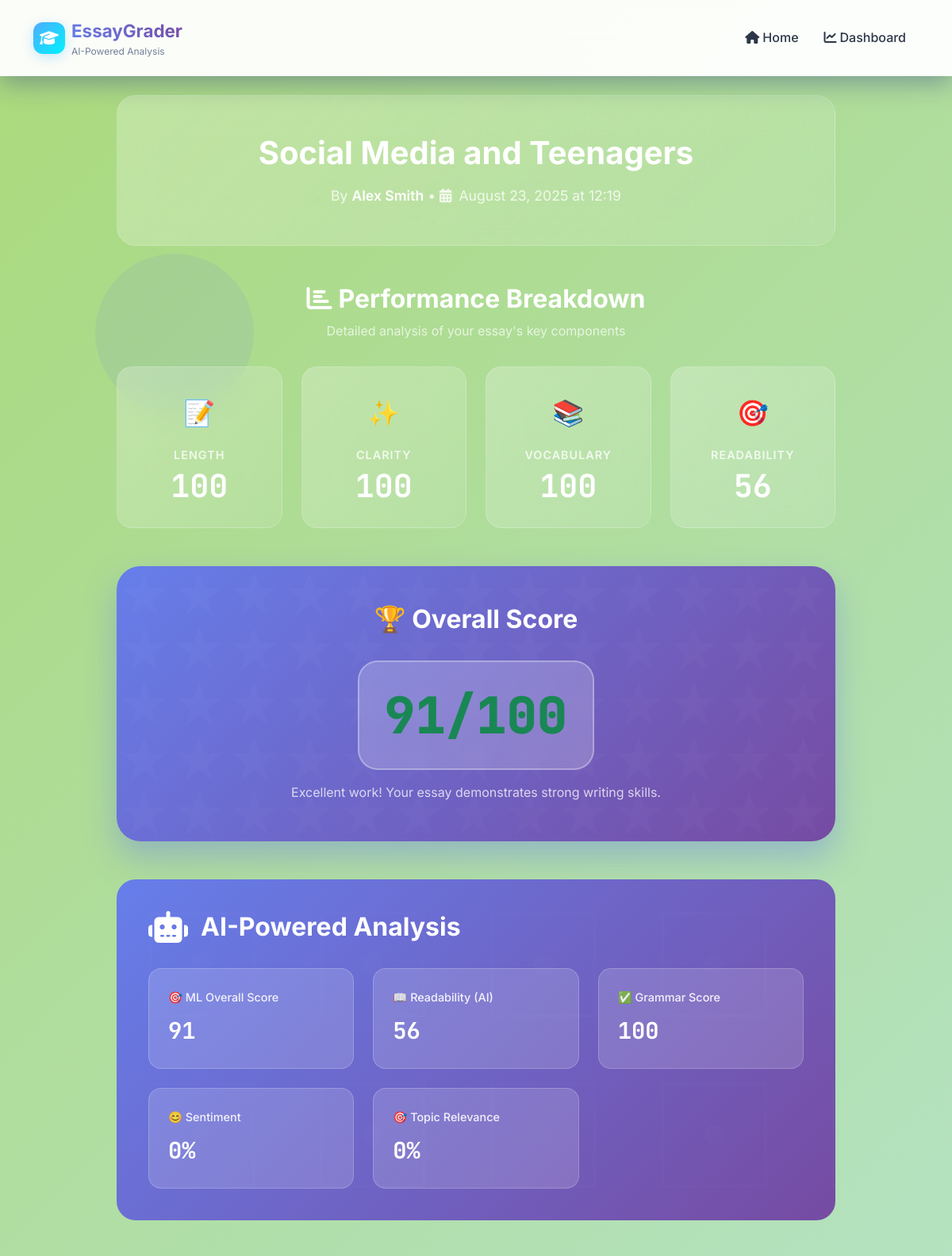
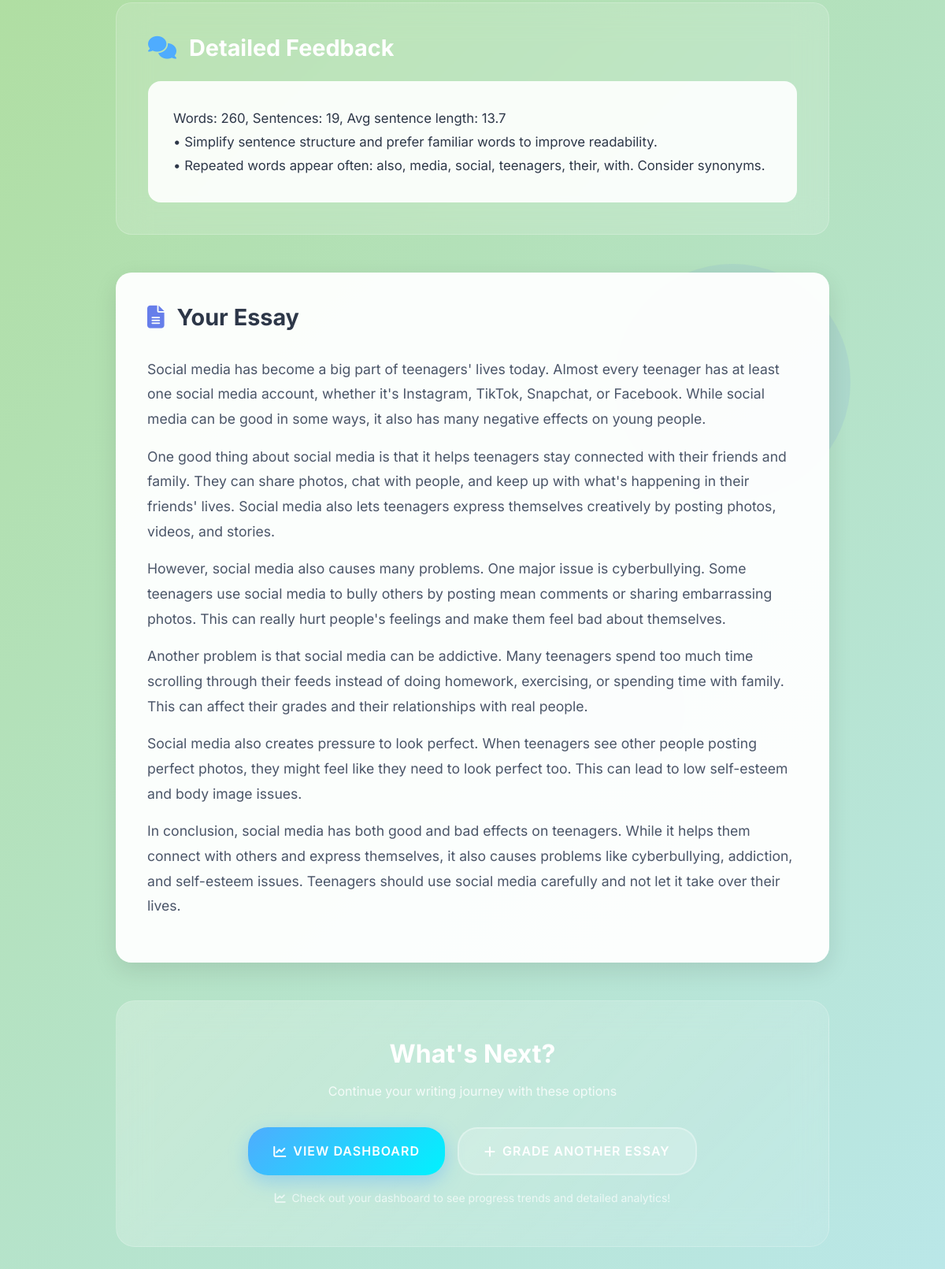
The page /essay/8/ on the database its author committed (2 pictures, top to bottom).
### essays/models.py (models this page shows, shortened)
class Essay(models.Model):
    title = models.CharField(max_length=200)
    student_name = models.CharField(max_length=100, blank=True, null=True)
    content = models.TextField()
    score_length = models.FloatField(default=0)
    score_clarity = models.FloatField(default=0)
    score_vocabulary = models.FloatField(default=0)
    score_readability = models.FloatField(default=0)
    score_overall = models.FloatField(default=0)
    feedback = models.TextField(blank=True, null=True)
    analysis = models.JSONField(default=dict, blank=True, null=True)
    created_at = models.DateTimeField(auto_now_add=True)

### essays/views.py (the view)
# urls.py: path('essay/<int:pk>/', views.essay_detail, name='detail'),
def essay_detail(request, pk):
    essay = get_object_or_404(Essay, pk=pk)
    ai_analysis = {}
    text = essay.content
    try:
        ai_analysis['readability'] = readability_metrics(text).get("readability_score", 0)
    except Exception as e:
        print(f"Readability error: {e}")
        ai_analysis['readability'] = 0
    try:
        ai_analysis['sentiment'] = sentiment_score(text).get("positivity", 0)
    except Exception as e:
        print(f"Sentiment error: {e}")
        ai_analysis['sentiment'] = 0
    try:
        grammar_result = grammar_suggestions(text)
        ai_analysis['grammar'] = {
            "score": grammar_result.get("grammar_score", 0),
            "issues": [i['message'] for i in grammar_result.get("issues", [])]
        }
    except Exception as e:
        print(f"Grammar error: {e}")
        ai_analysis['grammar'] = {"score": 0, "issues": []}
    try:
        ai_analysis['topic_relevance'] = topic_relevance(text, essay.title)
    except Exception as e:
        print(f"Topic relevance error: {e}")
        ai_analysis['topic_relevance'] = 0
    try:
        ml_overall, _ = ml_score(text)
        ai_analysis['ml_overall'] = ml_overall
    except Exception as e:
        print(f"ML score error: {e}")
        ai_analysis['ml_overall'] = essay.score_overall
    essay.analysis = ai_analysis
    return render(request, 'essays/detail.html', {'essay': essay})

### essays/ai.py (called while the page is built)
def readability_metrics(text: str) -> Dict[str, float]:
    if not text or len(text.split()) < 5:
        return {"flesch": 0.0, "grade_level": 0.0, "readability_score": 0.0}
    flesch = textstat.flesch_reading_ease(text)
    flesch_scaled = max(0, min(100, flesch))
    grade = textstat.text_standard(text, float_output=True)
    grade_scaled = 100 - max(0, min(100, (grade - 5) * (100 / 15.0)))
    readability = 0.6 * flesch_scaled + 0.4 * grade_scaled
    return {
        "flesch": round(flesch, 2),
        "grade_level": round(grade, 2),
        "readability_score": round(readability, 2),
    }

def sentiment_score(text: str) -> Dict[str, float]:
    if not text or len(text.split()) < 3:
        return {"compound": 0.0, "positivity": 50.0}
    s = _ANALYZER.polarity_scores(text)
    comp = s["compound"]
    positivity = round((comp + 1) * 50, 2)
    return {"compound": round(comp, 3), "positivity": positivity}

def topic_relevance(text: str, topic: Optional[str] = None, keywords: Optional[List[str]] = None) -> float:
    if not topic and not keywords:
        return 50.0
    target = (topic or "") + " " + (" ".join(keywords) if keywords else "")
    docs = [text, target]
    vec = TfidfVectorizer(stop_words="english", ngram_range=(1, 2), min_df=1)
    X = vec.fit_transform(docs)
    sim = cosine_similarity(X[0], X[1])[0][0]
    return round(sim * 100, 2)

def _extract_features(text: str) -> Dict[str, float]:
    words = text.split()
    sentences = [s for s in text.replace("?", ".").replace("!", ".").split(".") if s.strip()]
    uniq = len(set(w.lower().strip(".,;:!?\"'()[]{}")) for w in words) if words else 0
    avg_sent_len = (len(words) / len(sentences)) if sentences else 0
    type_token_ratio = (uniq / len(words) * 100) if words else 0
    read = readability_metrics(text)
    sent = sentiment_score(text)
    gram = grammar_suggestions(text)
    return {
        "word_count": len(words),
        "avg_sentence_len": avg_sent_len,
        "type_token_ratio": type_token_ratio,
        "readability": read["readability_score"],
        "sentiment": sent["positivity"],
        "grammar": gram["grammar_score"],
        "issue_count": len(gram["issues"]),
    }

### templates/essays/detail.html (shortened to what this page needs)
{% extends 'base.html' %}
{% block content %}
<div class="container">
  <div class="row justify-content-center">
    <div class="col-lg-10">
      <div class="essay-header">
        <h1 class="essay-title">{{ essay.title }}</h1>
        <div class="essay-meta">
          <p class="mb-0">
            By <strong>{{ essay.student_name|default:'Anonymous Student' }}</strong> •
            <i class="fas fa-calendar-alt me-1"></i>
            {{ essay.created_at|date:"F d, Y \a\t H:i" }}
          </p>
        </div>
      </div>
      <div class="metrics-section">
        <div class="metrics-title">
          <h3><i class="fas fa-chart-bar me-2"></i>Performance Breakdown</h3>
          <p>Detailed analysis of your essay's key components</p>
        </div>
        <div class="row g-4">
          <div class="col-lg-3 col-md-6">
            <div class="metric-card">
              <div class="metric-icon">📝</div>
              <span class="metric-label">Length</span>
              <strong class="metric-value">{{ essay.score_length|floatformat:0 }}</strong>
            </div>
          </div>
          <div class="col-lg-3 col-md-6">
            <div class="metric-card">
              <div class="metric-icon">✨</div>
              <span class="metric-label">Clarity</span>
              <strong class="metric-value">{{ essay.score_clarity|floatformat:0 }}</strong>
            </div>
          </div>
          <div class="col-lg-3 col-md-6">
            <div class="metric-card">
              <div class="metric-icon">📚</div>
              <span class="metric-label">Vocabulary</span>
              <strong class="metric-value">{{ essay.score_vocabulary|floatformat:0 }}</strong>
            </div>
          </div>
          <div class="col-lg-3 col-md-6">
            <div class="metric-card">
              <div class="metric-icon">🎯</div>
              <span class="metric-label">Readability</span>
              <strong class="metric-value">{{ essay.score_readability|floatformat:0 }}</strong>
            </div>
          </div>
        </div>
      </div>
      <div class="overall-score-section">
        <div class="overall-score-card">
          <h3 class="overall-score-title">🏆 Overall Score</h3>
          <div class="overall-score-badge {% if essay.score_overall >= 80 %}text-success{% elif essay.score_overall >= 60 %}text-warning{% else %}text-danger{% endif %}">
            {{ essay.score_overall|floatformat:0 }}/100
          </div>
          <p class="mb-0 opacity-75">
            {% if essay.score_overall >= 80 %}
              Excellent work! Your essay demonstrates strong writing skills.
            {% elif essay.score_overall >= 60 %}
              Good effort! There's room for improvement in some areas.
            {% else %}
              Keep practicing! Focus on the feedback below to improve.
            {% endif %}
          </p>
        </div>
      </div>
      <div class="ai-analysis-section">
        <h4 class="ai-analysis-title">
          <i class="fas fa-robot"></i>
          AI-Powered Analysis
        </h4>
        <div class="ai-metrics">
          <div class="ai-metric">
            <div class="ai-metric-label">🎯 ML Overall Score</div>
            <div class="ai-metric-value">{{ essay.analysis.ml_overall|default:"N/A"|floatformat:0 }}</div>
          </div>
          <div class="ai-metric">
            <div class="ai-metric-label">📖 Readability (AI)</div>
            <div class="ai-metric-value">{{ essay.analysis.readability|default:essay.score_readability|floatformat:0 }}</div>
          </div>
          <div class="ai-metric">
            <div class="ai-metric-label">✅ Grammar Score</div>
            <div class="ai-metric-value">{{ essay.analysis.grammar.score|default:"N/A" }}</div>
          </div>
          <div class="ai-metric">
            <div class="ai-metric-label">😊 Sentiment</div>
            <div class="ai-metric-value">{{ essay.analysis.sentiment|floatformat:0 }}%</div>
          </div>
          <div class="ai-metric">
            <div class="ai-metric-label">🎯 Topic Relevance</div>
            <div class="ai-metric-value">{{ essay.analysis.topic_relevance|floatformat:0 }}%</div>
          </div>
        </div>
      </div>
      <div class="feedback-section">
        <h4 class="feedback-title">
          <i class="fas fa-comments"></i>
          Detailed Feedback
        </h4>
        <div class="feedback-content">{{ essay.feedback }}</div>
      </div>
      <div class="essay-content-section">
        <h4 class="essay-content-title">
          <i class="fas fa-file-text"></i>
          Your Essay
        </h4>
        <div class="essay-text">{{ essay.content|linebreaks }}</div>
      </div>
      <div class="action-section">
        <h4 class="action-title">What's Next?</h4>
        <p class="action-subtitle">Continue your writing journey with these options</p>
        <div class="action-buttons">
          <a href="{% url 'essays:dashboard' %}" class="btn-action btn-primary-action">
            <i class="fas fa-chart-line"></i>
            View Dashboard
          </a>
          <a href="{% url 'essays:index' %}" class="btn-action btn-secondary-action">
            <i class="fas fa-plus"></i>
            Grade Another Essay
          </a>
        </div>
        <p class="mt-3 mb-0" style="color: rgba(255, 255, 255, 0.7);">
          <small>
            <i class="fas fa-chart-line me-1"></i>
            Check out your dashboard to see progress trends and detailed analytics!
          </small>
        </p>
      </div>
    </div>
  </div>
</div>
{% endblock %}

### static/styles.css (style rules this page uses)
:root { --primary-gradient: linear-gradient(135deg, #667eea 0%, #764ba2 100%); --secondary-gradient: linear-gradient(135deg, #f093fb 0%, #f5576c 100%); --success-gradient: linear-gradient(135deg, #4facfe 0%, #00f2fe 100%); --warning-gradient: linear-gradient(135deg, #43e97b 0%, #38f9d7 100%); --danger-gradient: linear-gradient(135deg, #fa709a 0%, #fee140 100%); --dark-gradient: linear-gradient(135deg, #2c3e50 0%, #3498db 100%); --glass-bg: rgba(255, 255, 255, 0.25); --glass-border: rgba(255, 255, 255, 0.18); --glass-shadow: 0 8px 32px 0 rgba(31, 38, 135, 0.37); --text-primary: #2d3748; --text-secondary: #718096; --text-muted: #a0aec0; --border-radius: 16px; --border-radius-sm: 8px; --border-radius-lg: 24px; --transition: all 0.3s cubic-bezier(0.4, 0, 0.2, 1); --transition-fast: all 0.15s ease; }
* { box-sizing: border-box; }
body { font-family: 'Inter', -apple-system, BlinkMacSystemFont, 'Segoe UI', Roboto, sans-serif; background: linear-gradient(135deg, #aad97b 0%, #bae7e8 100%); color: var(--text-primary); line-height: 1.6; overflow-x: hidden; min-height: 100vh; position: relative; }
a { color: #4299e1; text-decoration: none; transition: var(--transition); }

### rows shown on the page
Essay: title "Social Media and Teenagers", student_name "Alex Smith", created_at "August 23, 2025 at 12:19", score_length "100", score_clarity "100", score_vocabulary "100", score_readability "56", score_overall "91", analysis.ml_overall "91", analysis.readability "56", analysis.grammar.score "100", analysis.sentiment "0", analysis.topic_relevance "0", feedback "Words: 260, Sentences: 19, Avg sentence length: 13.7 • Simplify sentence structure and prefer familiar words to improve readability. • Repeated words appear often: also, media, social, teenagers, their, with. Consider synonyms.", content "Social media has become a big part of teenagers' lives today. Almost every teenager has at least one social media account, whether it's Instagram, TikTok, Snapchat, or Facebook. While social media can be good in some ways, it also has many negative effects on young people. One good thing about social media is that it helps teenagers stay connected with their friends and family. They can share photos, chat with people, and keep up with what's happening in their friends' lives. Social media also lets teenagers express themselves creatively by posting photos, videos, and stories. However, social media also causes many problems. One major issue is cyberbullying. Some teenagers use social media…"
